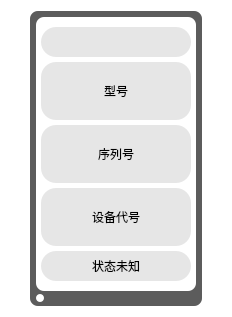
<?xml version="1.0" encoding="UTF-8"?>
<ui version="4.0">
 <class>devItem</class>
 <widget class="QWidget" name="devItem">
  <property name="geometry">
   <rect>
    <x>0</x>
    <y>0</y>
    <width>232</width>
    <height>317</height>
   </rect>
  </property>
  <property name="windowTitle">
   <string>Form</string>
  </property>
  <property name="styleSheet">
   <string notr="true">border:0px;
border-radius:8px;
background-color: rgba(255, 255, 255, 255);</string>
  </property>
  <layout class="QVBoxLayout" name="verticalLayout_3">
   <property name="leftMargin">
    <number>30</number>
   </property>
   <property name="rightMargin">
    <number>30</number>
   </property>
   <item>
    <widget class="QWidget" name="widget_2" native="true">
     <property name="toolTip">
      <string>点击选择此设备</string>
     </property>
     <property name="styleSheet">
      <string notr="true">/*background-color: rgb(255, 255, 255);*/
border:0px solid #BDBDBD;border-radius:8px;background-color: rgba(0, 0, 0, 0.4);</string>
     </property>
     <layout class="QVBoxLayout" name="verticalLayout_2">
      <property name="leftMargin">
       <number>0</number>
      </property>
      <property name="topMargin">
       <number>0</number>
      </property>
      <property name="rightMargin">
       <number>0</number>
      </property>
      <property name="bottomMargin">
       <number>0</number>
      </property>
      <item>
       <widget class="QWidget" name="widget_phone" native="true">
        <property name="cursor">
         <cursorShape>PointingHandCursor</cursorShape>
        </property>
        <property name="toolTip">
         <string/>
        </property>
        <property name="styleSheet">
         <string notr="true">/*background-color: rgb(255, 255, 255);*/
border:0px solid #BDBDBD;border-radius:8px;background-color: rgba(0, 0, 0, 0.4);</string>
        </property>
        <layout class="QVBoxLayout" name="verticalLayout_7">
         <property name="spacing">
          <number>2</number>
         </property>
         <property name="leftMargin">
          <number>6</number>
         </property>
         <property name="topMargin">
          <number>6</number>
         </property>
         <property name="rightMargin">
          <number>6</number>
         </property>
         <property name="bottomMargin">
          <number>3</number>
         </property>
         <item>
          <widget class="QWidget" name="widget" native="true">
           <property name="sizePolicy">
            <sizepolicy hsizetype="Preferred" vsizetype="Expanding">
             <horstretch>0</horstretch>
             <verstretch>0</verstretch>
            </sizepolicy>
           </property>
           <property name="minimumSize">
            <size>
             <width>0</width>
             <height>0</height>
            </size>
           </property>
           <property name="styleSheet">
            <string notr="true">/*background-color: rgb(255, 255, 255);*/
border:0px solid #BDBDBD;
border-radius:8px;
background-color:white;</string>
           </property>
           <layout class="QVBoxLayout" name="verticalLayout">
            <property name="spacing">
             <number>5</number>
            </property>
            <property name="leftMargin">
             <number>5</number>
            </property>
            <property name="topMargin">
             <number>10</number>
            </property>
            <property name="rightMargin">
             <number>5</number>
            </property>
            <property name="bottomMargin">
             <number>10</number>
            </property>
            <item>
             <widget class="QLineEdit" name="lineEdit">
              <property name="minimumSize">
               <size>
                <width>0</width>
                <height>30</height>
               </size>
              </property>
              <property name="styleSheet">
               <string notr="true">background-color: rgba(0,0,0,0.1);
border:0px solid #BDBDBD;
border-radius:15px;</string>
              </property>
              <property name="alignment">
               <set>Qt::AlignCenter</set>
              </property>
             </widget>
            </item>
            <item>
             <widget class="QLabel" name="label_model_info">
              <property name="sizePolicy">
               <sizepolicy hsizetype="Preferred" vsizetype="Preferred">
                <horstretch>0</horstretch>
                <verstretch>0</verstretch>
               </sizepolicy>
              </property>
              <property name="minimumSize">
               <size>
                <width>0</width>
                <height>30</height>
               </size>
              </property>
              <property name="styleSheet">
               <string notr="true">background-color: rgba(0,0,0,0.1);
border:0px solid #BDBDBD;
border-radius:15px;</string>
              </property>
              <property name="text">
               <string>型号</string>
              </property>
              <property name="alignment">
               <set>Qt::AlignCenter</set>
              </property>
              <property name="wordWrap">
               <bool>true</bool>
              </property>
             </widget>
            </item>
            <item>
             <widget class="QLabel" name="label_addr_info">
              <property name="sizePolicy">
               <sizepolicy hsizetype="Preferred" vsizetype="Minimum">
                <horstretch>0</horstretch>
                <verstretch>0</verstretch>
               </sizepolicy>
              </property>
              <property name="minimumSize">
               <size>
                <width>0</width>
                <height>30</height>
               </size>
              </property>
              <property name="styleSheet">
               <string notr="true">background-color: rgba(0,0,0,0.1);
border:0px solid #BDBDBD;
border-radius:15px;</string>
              </property>
              <property name="text">
               <string>序列号</string>
              </property>
              <property name="alignment">
               <set>Qt::AlignCenter</set>
              </property>
              <property name="wordWrap">
               <bool>true</bool>
              </property>
             </widget>
            </item>
            <item>
             <widget class="QLabel" name="label_device_info">
              <property name="sizePolicy">
               <sizepolicy hsizetype="Preferred" vsizetype="Minimum">
                <horstretch>0</horstretch>
                <verstretch>0</verstretch>
               </sizepolicy>
              </property>
              <property name="minimumSize">
               <size>
                <width>0</width>
                <height>30</height>
               </size>
              </property>
              <property name="styleSheet">
               <string notr="true">background-color: rgba(0,0,0,0.1);
border:0px solid #BDBDBD;
border-radius:15px;</string>
              </property>
              <property name="text">
               <string>设备代号</string>
              </property>
              <property name="alignment">
               <set>Qt::AlignCenter</set>
              </property>
              <property name="wordWrap">
               <bool>true</bool>
              </property>
             </widget>
            </item>
            <item>
             <widget class="QLabel" name="label_stat_info">
              <property name="sizePolicy">
               <sizepolicy hsizetype="Preferred" vsizetype="Minimum">
                <horstretch>0</horstretch>
                <verstretch>30</verstretch>
               </sizepolicy>
              </property>
              <property name="minimumSize">
               <size>
                <width>0</width>
                <height>30</height>
               </size>
              </property>
              <property name="maximumSize">
               <size>
                <width>16777215</width>
                <height>30</height>
               </size>
              </property>
              <property name="font">
               <font>
                <pointsize>9</pointsize>
               </font>
              </property>
              <property name="styleSheet">
               <string notr="true">background-color: rgba(0,0,0,0.1);
border:0px solid #BDBDBD;
border-radius:15px;</string>
              </property>
              <property name="text">
               <string>状态未知</string>
              </property>
              <property name="alignment">
               <set>Qt::AlignCenter</set>
              </property>
              <property name="wordWrap">
               <bool>true</bool>
              </property>
             </widget>
            </item>
           </layout>
          </widget>
         </item>
         <item>
          <layout class="QHBoxLayout" name="horizontalLayout_2">
           <item>
            <widget class="QLabel" name="label">
             <property name="minimumSize">
              <size>
               <width>8</width>
               <height>8</height>
              </size>
             </property>
             <property name="maximumSize">
              <size>
               <width>8</width>
               <height>8</height>
              </size>
             </property>
             <property name="styleSheet">
              <string notr="true">/*background-color: rgb(255, 255, 255);*/
border:0px solid #BDBDBD;
border-radius:4px;
background-color:white;</string>
             </property>
             <property name="text">
              <string/>
             </property>
            </widget>
           </item>
           <item>
            <spacer name="horizontalSpacer">
             <property name="orientation">
              <enum>Qt::Horizontal</enum>
             </property>
             <property name="sizeHint" stdset="0">
              <size>
               <width>10</width>
               <height>10</height>
              </size>
             </property>
            </spacer>
           </item>
          </layout>
         </item>
        </layout>
       </widget>
      </item>
     </layout>
    </widget>
   </item>
  </layout>
 </widget>
 <resources/>
 <connections/>
</ui>
